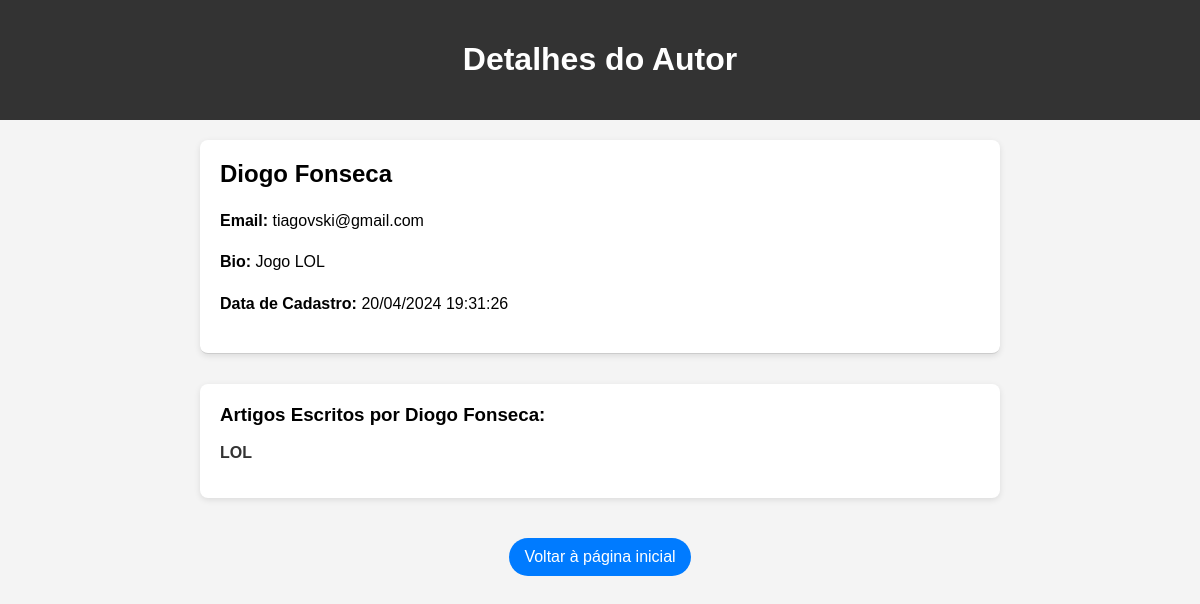
The app's page /Artigos/autor/3 with its own data.
### Artigos/models.py (models this page shows, shortened)
class Autor(models.Model):
    autor_id = models.AutoField(primary_key=True)
    nome = models.CharField(max_length=100)
    email = models.EmailField(max_length=100)
    bio = models.TextField(blank=True, null=True)
    data_cadastro = models.DateTimeField(auto_now_add=True)

class Artigo(models.Model):
    artigo_id = models.AutoField(primary_key=True)
    titulo = models.CharField(max_length=255)
    conteudo = models.TextField()
    autor_id = models.ForeignKey(Autor, on_delete=models.CASCADE)
    data_publicacao = models.DateTimeField(auto_now_add=True)
    visivel = models.BooleanField(default=True)

### Artigos/views.py (the view)
# urls.py: path('autor/<str:autor_id>', views.autor_view, name='autor'),
def autor_view(request, autor_id):
    autor = Autor.objects.get(autor_id=autor_id)
    artigos = Artigo.objects.filter(autor_id = autor)
    context = {'autor':autor, 'artigos': artigos}
    return render(request, "artigos/autor.html", context)

### Artigos/templates/artigos/autor.html (shortened to what this page needs)
<!DOCTYPE html>
<html lang="en">
<head>
</head>
<body>
    <header>
        <h1>Detalhes do Autor</h1>
    </header>
    <div class="container">
        <div class="author-info">
            <h2>{{ autor.nome }}</h2>
            <p><strong>Email:</strong> {{ autor.email }}</p>
            <p><strong>Bio:</strong> {{ autor.bio }}</p>
            <p><strong>Data de Cadastro:</strong> {{ autor.data_cadastro|date:"d/m/Y H:i:s" }}</p>
        </div>
        <div class="article-list">
            <h3>Artigos Escritos por {{ autor.nome }}:</h3>
            <ul>
                {% for artigo in artigos %}
                    <li><a href="{% url 'Artigos:artigos_detalhes' artigo.artigo_id %}">{{ artigo.titulo }}</a></li>
                {% endfor %}
            </ul>
        </div>
        <div class="back-link">
            <a href="{% url 'Artigos:lista' %}">Voltar à página inicial</a>
        </div>
    </div>
</body>
</html>

### Artigos/templates/artigos/autor.html (style rules this page uses)
body { font-family: Arial, sans-serif; margin: 0; padding: 0; background-color: #f4f4f4; }
header { background-color: #333; color: #fff; padding: 20px; text-align: center; }
.container { max-width: 800px; margin: 20px auto; padding: 0 20px; }
.author-info { margin-bottom: 30px; border-bottom: 1px solid #ccc; padding-bottom: 20px; background-color: #fff; padding: 20px; border-radius: 8px; box-shadow: 0 2px 6px rgba(0, 0, 0, 0.1); }
.author-info h2 { margin-top: 0; }
.author-info p { margin-top: 5px; line-height: 1.6; }
.article-list { margin-top: 30px; background-color: #fff; padding: 20px; border-radius: 8px; box-shadow: 0 2px 6px rgba(0, 0, 0, 0.1); }
.article-list h3 { margin-top: 0; }
.article-list ul { list-style-type: none; padding: 0; }
.article-list li { margin-bottom: 10px; }
.article-list li a { text-decoration: none; color: #333; font-weight: bold; transition: color 0.3s ease; }
.back-link { margin: 40px 0; text-align: center; }
.back-link a { display: inline-block; padding: 10px 15px; border-radius: 25px; background-color: #007bff; color: #fff; text-decoration: none; cursor: pointer; transition: background-color 0.3s ease; }

### records on screen
Autor: nome "Diogo Fonseca", email "tiagovski@gmail.com", bio "Jogo LOL", data_cadastro "20/04/2024 19:31:26"
Artigo: titulo "LOL"
